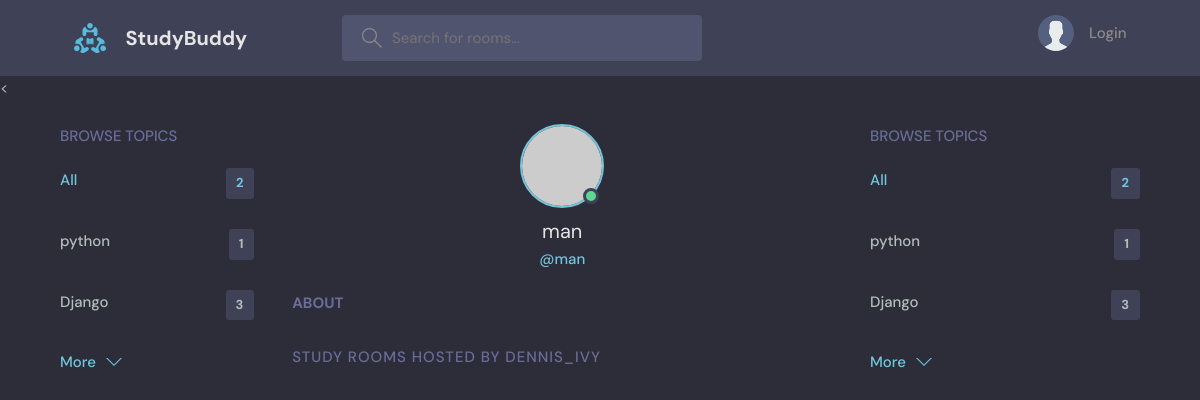
The page /profile/7/ on the database as committed earlier.
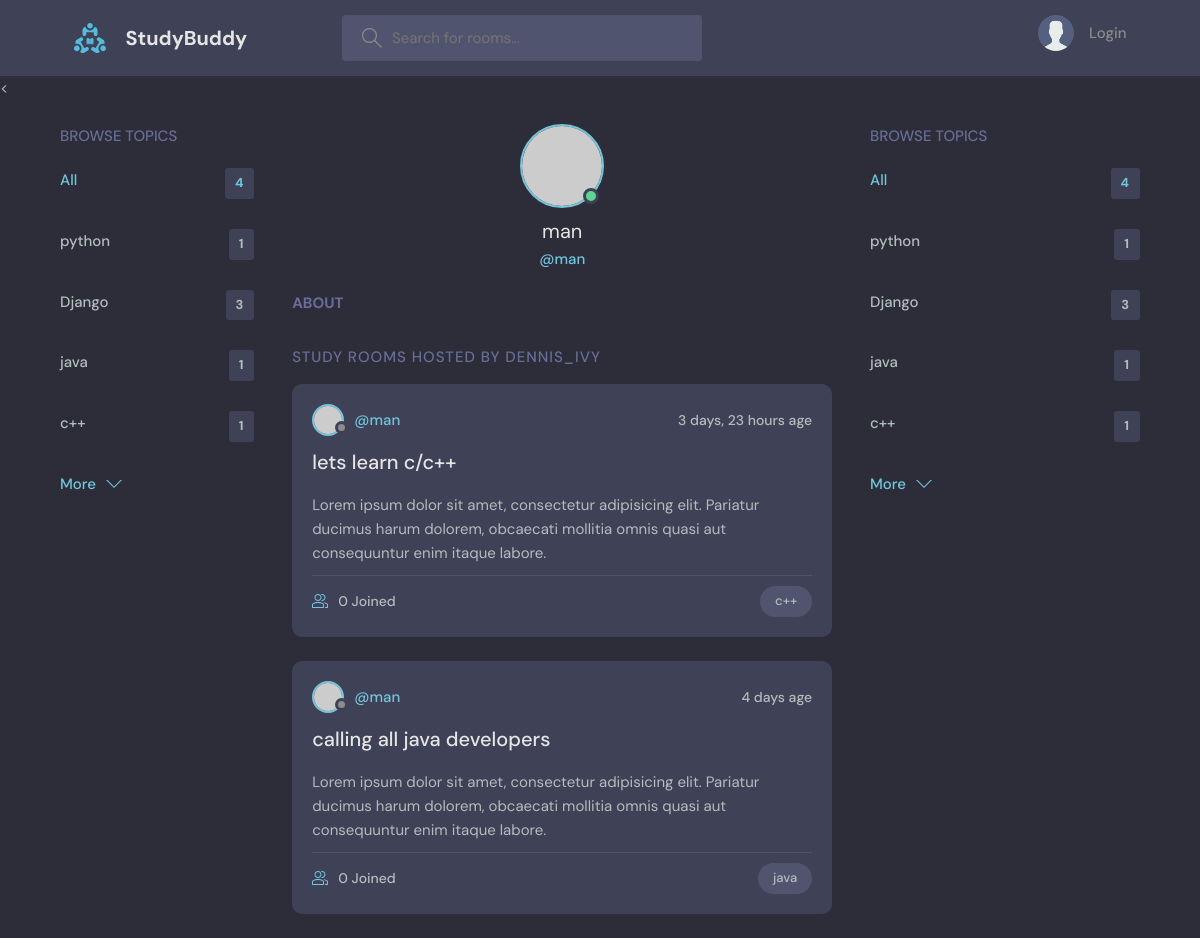
The same page on the database as committed later.
### base/models.py (models this page shows, shortened)
class Topic(models.Model):
    name = models.CharField(max_length=200)

class Room(models.Model):
    host = models.ForeignKey(User, on_delete=models.SET_NULL, null=True)
    topic = models.ForeignKey(Topic, on_delete=models.SET_NULL, null=True)
    name = models.CharField(max_length=200)
    description = models.TextField(null=True, blank=True)
    participants = models.ManyToManyField(User, related_name='participants', blank=True)
    updated = models.DateTimeField(auto_now=True)
    created = models.DateTimeField(auto_now_add=True) #auto_now_add only takes a timestamp
    class Meta:
        ordering = ['-updated', '-created']

### base/views.py (the view)
# urls.py: path('profile/<str:pk>/', views.userProfile, name='user-profile'),
def userProfile(request, pk):
    user = User.objects.get(id=pk)
    rooms = user.room_set.all()
    room_messages = user.message_set.all()
    topics = Topic.objects.all()
    context = {'user': user, 'rooms': rooms,'room_messages':room_messages, 'topics': topics}
    return render(request, 'base/profile.html', context)

### base/templates/base/profile.html (shortened to what this page needs)
{% extends 'main.html' %}
{% block content %}
  <main class="profile-page layout layout--3">
    <div class="container">
      {% include 'base/topic_components.html' %}
      <div class="roomList">
        <div class="profile">
          <div class="profile__avatar">
            <div class="avatar avatar--large active">
              <img src="https://randomuser.me/api/portraits/men/11.jpg" />
            </div>
          </div>
          <div class="profile__info">
            <h3>{{user.username}}</h3>
            <p>@{{user.username}}</p>
          </div>
          <div class="profile__about">
            <h3>About</h3>
          </div>
        </div>
        <div class="roomList__header">
          <div>
            <h2>Study Rooms Hosted by dennis_ivy</a>
            </h2>
          </div>
        </div>
       {% include 'base/feed_components.html' %}
      </div>
      {% include 'base/topic_components.html' %}
    </div>
  </main>
{% endblock content%}

### base/templates/base/topic_components.html
<div class="topics">
          <div class="topics__header">
            <h2>Browse Topics</h2>
          </div>
          <ul class="topics__list">
            <li>
              <a href="{% url 'home'%}" class="active">All <span>{{topics.count}}</span></a>
            </li>
              {% for topic in topics %}
            <li>
              <a href="{% url 'home' %}?q={{topic.name}} ">{{ topic.name }} <span>{{topic.room_set.all.count}}</span></a>
            </li>
              {% endfor %}
          </ul>
          <a class="btn btn--link" href="topics.html">
            More
            <svg version="1.1" xmlns="http://www.w3.org/2000/svg" width="32" height="32" viewBox="0 0 32 32">
              <title>chevron-down</title>
              <path d="M16 21l-13-13h-3l16 16 16-16h-3l-13 13z"></path>
            </svg>
          </a>
        </div>

### base/templates/base/feed_components.html (shortened to what this page needs)
{% for room in rooms %}
<div class="roomListRoom">
    <div class="roomListRoom__header">
        {% if room.host %}
        <a href="{% url 'user-profile' room.host.id %}" class="roomListRoom__author">
            <div class="avatar avatar--small">
                <img src="https://randomuser.me/api/portraits/women/11.jpg" />
            </div>
            <span>@{{room.host.username}}</span>
        </a>
        {% endif %}
        <div class="roomListRoom__actions">
            <span>{{room.created|timesince}} age</span>
        </div>
    </div>
    <div class="roomListRoom__content">
        <a href="{% url 'room' room.id %}">{{room.name}}</a>
        <p>
            Lorem ipsum dolor sit amet, consectetur adipisicing elit. Pariatur ducimus harum dolorem, obcaecati mollitia omnis quasi aut consequuntur enim itaque labore.
        </p>
    </div>
    <div class="roomListRoom__meta">
        <a href="{% url 'room' room.id %}" class="roomListRoom__joined">
            {{room.participants.all.count}} Joined
        </a>
        <p class="roomListRoom__topic">{{room.topic.name}}</p>
    </div>
</div>
{% endfor %}

Rows that differ between the two databases and show on the page:
added Topic: name "java", room_set.all.count "1"
added Topic: name "c++", room_set.all.count "1"
added Room: host.username "man", created "3 days, 23 hours", name "lets learn c/c++", participants.all.count "0", topic.name "c++"
added Room: host.username "man", created "4 days", name "calling all java developers", participants.all.count "0", topic.name "java"
Other text that changed with them:
{{ topics.count }}: "2 2" → "4 4"
